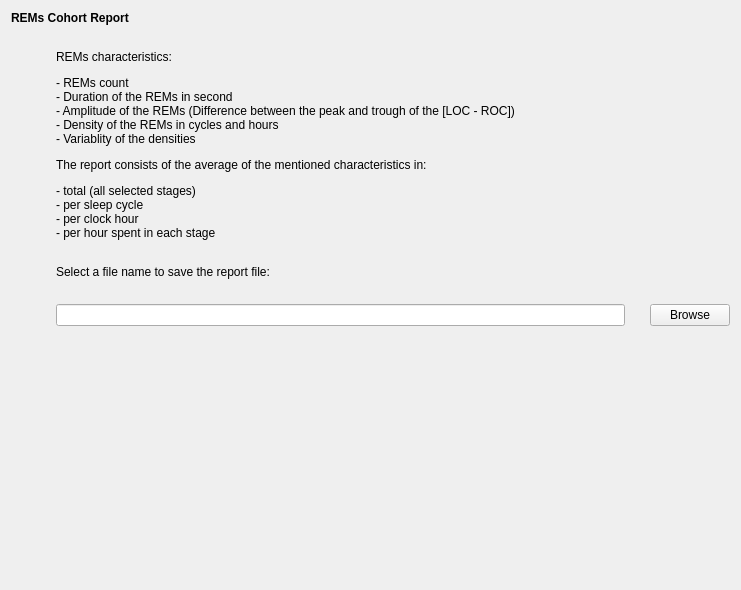
<?xml version="1.0" encoding="UTF-8"?>
<ui version="4.0">
 <class>OutputFileStep</class>
 <widget class="QWidget" name="OutputFileStep">
  <property name="geometry">
   <rect>
    <x>0</x>
    <y>0</y>
    <width>741</width>
    <height>590</height>
   </rect>
  </property>
  <property name="windowTitle">
   <string/>
  </property>
  <property name="styleSheet">
   <string notr="true">font: 12pt &quot;Roboto&quot;;</string>
  </property>
  <layout class="QVBoxLayout" name="verticalLayout">
   <property name="spacing">
    <number>25</number>
   </property>
   <item>
    <layout class="QGridLayout" name="gridLayout">
     <item row="3" column="3">
      <widget class="QLabel" name="label_3">
       <property name="text">
        <string>&lt;html&gt;&lt;head/&gt;&lt;body&gt;&lt;p&gt;Select a file name to save the report file:&lt;/p&gt;&lt;/body&gt;&lt;/html&gt;</string>
       </property>
      </widget>
     </item>
     <item row="1" column="3">
      <widget class="QLabel" name="label_2">
       <property name="text">
        <string>&lt;html&gt;&lt;head/&gt;&lt;body&gt;&lt;p&gt;REMs characteristics:&lt;/p&gt;&lt;p&gt;- REMs count&lt;br/&gt;- Duration of the REMs in second&lt;br/&gt;- Amplitude of the REMs (Difference between the peak and trough of the [LOC - ROC])&lt;br/&gt;- Density of the REMs in cycles and hours&lt;br/&gt;- Variablity of the densities&lt;/p&gt;&lt;p&gt;The report consists of the average of the mentioned characteristics in:&lt;/p&gt;&lt;p&gt;- total (all selected stages)&lt;br/&gt;- per sleep cycle&lt;br/&gt;- per clock hour&lt;br/&gt;- per hour spent in each stage&lt;/p&gt;&lt;/body&gt;&lt;/html&gt;</string>
       </property>
      </widget>
     </item>
     <item row="4" column="3">
      <widget class="QLineEdit" name="lineEdit_CohortFilename"/>
     </item>
     <item row="4" column="4">
      <widget class="QPushButton" name="pushButton_CohortFilename">
       <property name="text">
        <string>Browse</string>
       </property>
      </widget>
     </item>
     <item row="1" column="2">
      <spacer name="verticalSpacer">
       <property name="orientation">
        <enum>Qt::Orientation::Vertical</enum>
       </property>
       <property name="sizeHint" stdset="0">
        <size>
         <width>20</width>
         <height>40</height>
        </size>
       </property>
      </spacer>
     </item>
     <item row="0" column="2" colspan="2">
      <widget class="QLabel" name="label">
       <property name="text">
        <string>&lt;html&gt;&lt;head/&gt;&lt;body&gt;&lt;p&gt;&lt;span style=&quot; font-weight:700;&quot;&gt;REMs Cohort Report&lt;/span&gt;&lt;/p&gt;&lt;/body&gt;&lt;/html&gt;</string>
       </property>
      </widget>
     </item>
    </layout>
   </item>
   <item>
    <spacer name="verticalSpacer_2">
     <property name="orientation">
      <enum>Qt::Orientation::Vertical</enum>
     </property>
     <property name="sizeHint" stdset="0">
      <size>
       <width>20</width>
       <height>40</height>
      </size>
     </property>
    </spacer>
   </item>
  </layout>
 </widget>
 <resources>
  <include location="../../../../../snooz-toolbox/src/main/python/ui/themes/themes.qrc"/>
 </resources>
 <connections/>
</ui>
